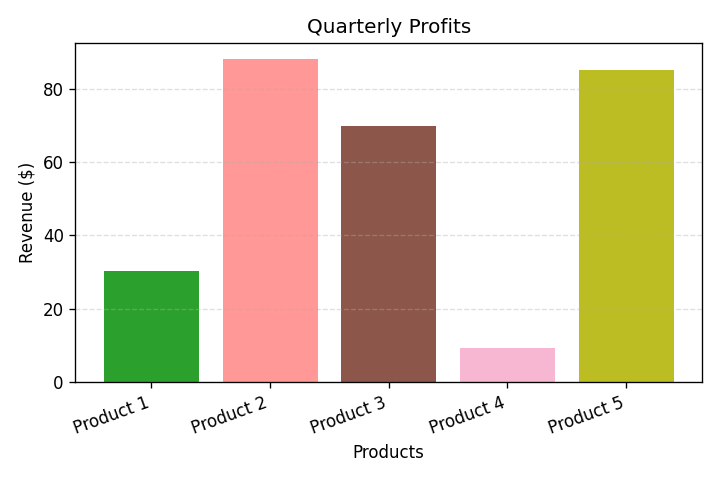
#> input picture data/raw/bar_charts/chart_0005.png, 720 x 480 px
$ python -i image_utils.py   (imports and definitions only)
#> lines starting #> are read from the running program, lines starting #| are printed output that depends on the picture
# src/preprocessing/image_utils.py
import cv2
import numpy as np


class ImagePreprocessor:
    def __init__(self):
        pass

    def load_image(self, image_path):
        """Load và convert sang RGB"""
#> called with image_path = '../../data/raw/bar_charts/chart_0005.png'
        img = cv2.imread(image_path)
#> img is the input picture: shape (480, 720, 3); mean B, G, R 203, 220.4, 230.3
        img = cv2.cvtColor(img, cv2.COLOR_BGR2RGB)
        return img

    def remove_noise(self, image):
        """Giảm noise"""
        # Gaussian blur
        denoised = cv2.GaussianBlur(image, (5, 5), 0)
        return denoised

    def enhance_contrast(self, image):
        """Tăng contrast"""
        lab = cv2.cvtColor(image, cv2.COLOR_RGB2LAB)
        l_channel, a, b = cv2.split(lab)

        # Apply CLAHE (Contrast Limited Adaptive Histogram Equalization)
        clahe = cv2.createCLAHE(clipLimit=3.0, tileGridSize=(8, 8))
        l_channel = clahe.apply(l_channel)

        enhanced = cv2.merge([l_channel, a, b])
        enhanced = cv2.cvtColor(enhanced, cv2.COLOR_LAB2RGB)
        return enhanced

    def binarize(self, image, method="otsu"):
        """Chuyển sang ảnh binary"""
        gray = cv2.cvtColor(image, cv2.COLOR_RGB2GRAY)

        if method == "otsu":
            _, binary = cv2.threshold(gray, 0, 255, cv2.THRESH_BINARY + cv2.THRESH_OTSU)
        elif method == "adaptive":
            binary = cv2.adaptiveThreshold(
                gray, 255, cv2.ADAPTIVE_THRESH_GAUSSIAN_C, cv2.THRESH_BINARY, 11, 2
            )
        return binary

    def detect_edges(self, image):
        """Phát hiện cạnh"""
        gray = cv2.cvtColor(image, cv2.COLOR_RGB2GRAY)
        edges = cv2.Canny(gray, 50, 150)
        return edges

    def preprocess_pipeline(self, image_path):
        """Full preprocessing pipeline"""
        img = self.load_image(image_path)
        img = self.remove_noise(img)
        img = self.enhance_contrast(img)
        return img

    def enhance_for_ocr(self, image):
        """
        CẢI THIỆN: Cải thiện image quality cho OCR
        Tăng contrast, denoise và sharpen để OCR chính xác hơn
        """
        # 1. Tăng contrast với CLAHE
        lab = cv2.cvtColor(image, cv2.COLOR_RGB2LAB)
#> lab: shape (480, 720, 3); mean of channels 0, 1, 2 225.2, 130, 138.1
        l_channel, a, b = cv2.split(lab)
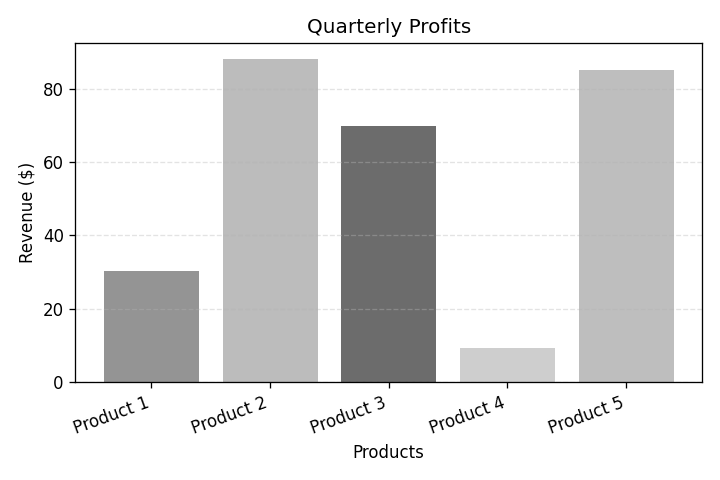
#> l_channel: shape (480, 720); min 0, max 255, mean 225.2
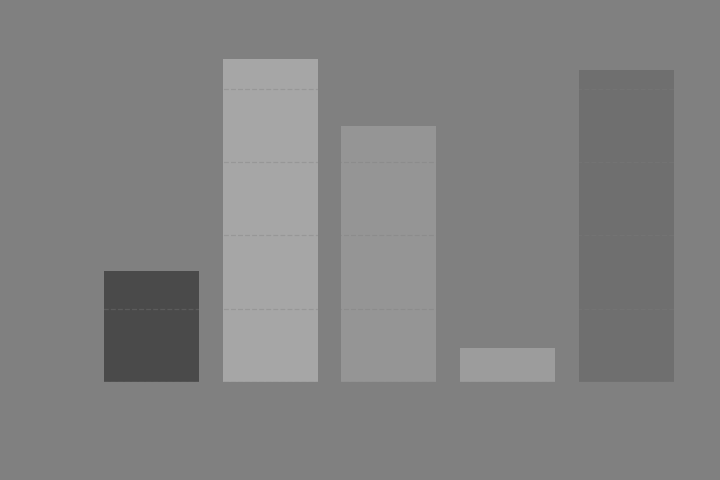
#> a: shape (480, 720); min 74, max 166, mean 130
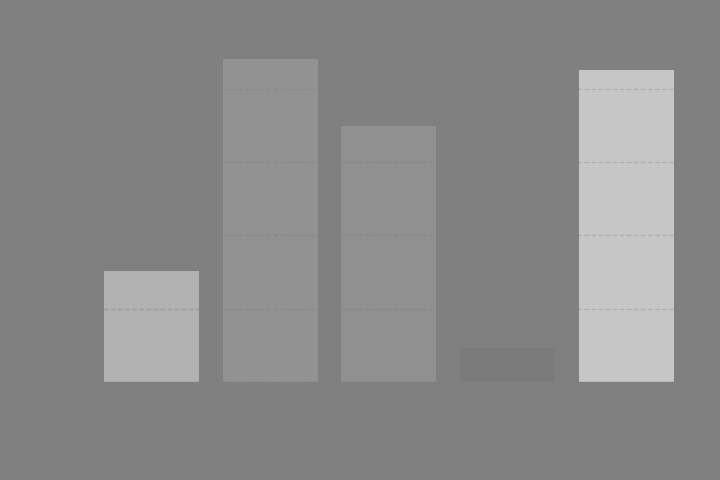
#> b: shape (480, 720); min 123, max 198, mean 138.1

        clahe = cv2.createCLAHE(clipLimit=2.0, tileGridSize=(8, 8))
        l_channel = clahe.apply(l_channel)

        enhanced = cv2.merge([l_channel, a, b])
#> enhanced: shape (480, 720, 3); mean of channels 0, 1, 2 224.7, 130, 138.1
        enhanced = cv2.cvtColor(enhanced, cv2.COLOR_LAB2RGB)

        # 2. Denoise để giảm noise
        denoised = cv2.fastNlMeansDenoisingColored(enhanced, None, 10, 10, 7, 21)

        # 3. Sharpen để làm rõ text (tùy chọn, có thể bỏ qua nếu làm mờ quá)
        kernel = np.array([[-1, -1, -1], [-1, 9, -1], [-1, -1, -1]])
        sharpened = cv2.filter2D(denoised, -1, kernel)
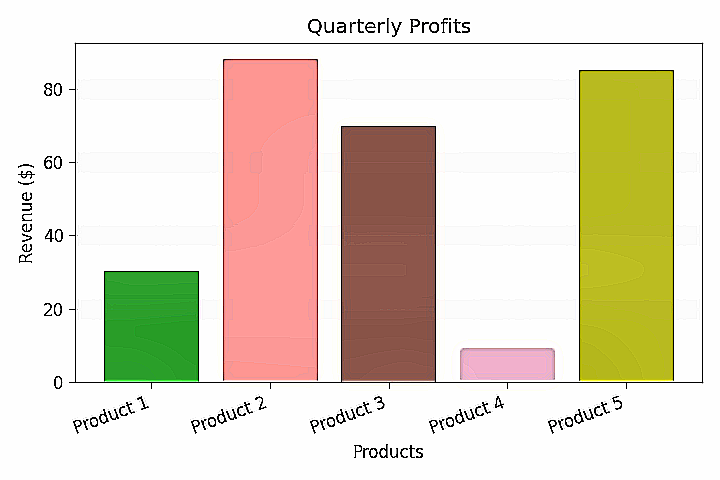
#> sharpened: shape (480, 720, 3); mean R, G, B 228.1, 218.6, 201.2

        return sharpened

    def preprocess_for_ocr(self, image_path):
        """
        CẢI THIỆN: Pipeline preprocessing tối ưu cho OCR
        """
        img = self.load_image(image_path)
        img = self.enhance_for_ocr(img)
        return img

>>> result = ImagePreprocessor().preprocess_for_ocr('../../data/raw/bar_charts/chart_0005.png')

$ run again, on data/raw/bar_charts/chart_0018.png
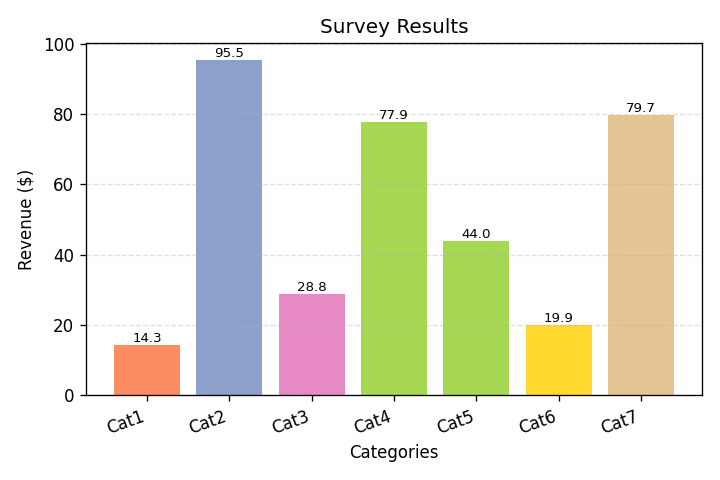
#> input picture data/raw/bar_charts/chart_0018.png, 720 x 480 px
#> in load_image, img is the input picture: shape (480, 720, 3); mean B, G, R 222, 234.1, 233.9
#> lab: shape (480, 720, 3); mean of channels 0, 1, 2 235.6, 126.7, 133.9
#> in enhance_for_ocr, `l_channel, a, b = cv2.split(lab)`:
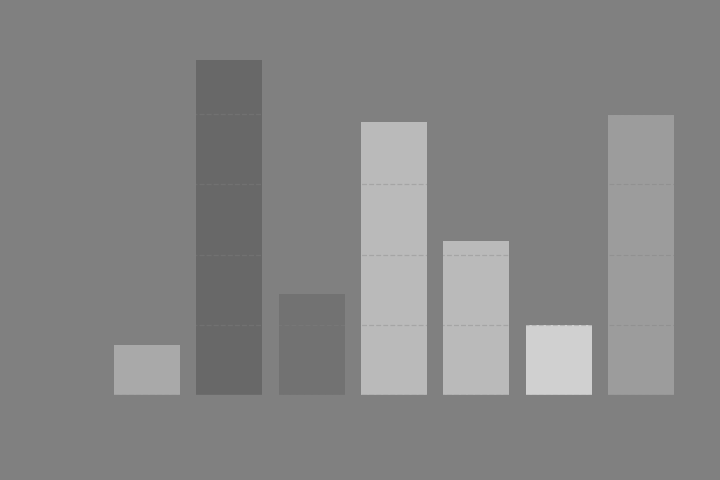
#> b: shape (480, 720); min 104, max 208, mean 133.9
#> in enhance_for_ocr, `sharpened = cv2.filter2D(denoised, -1, kernel)`:
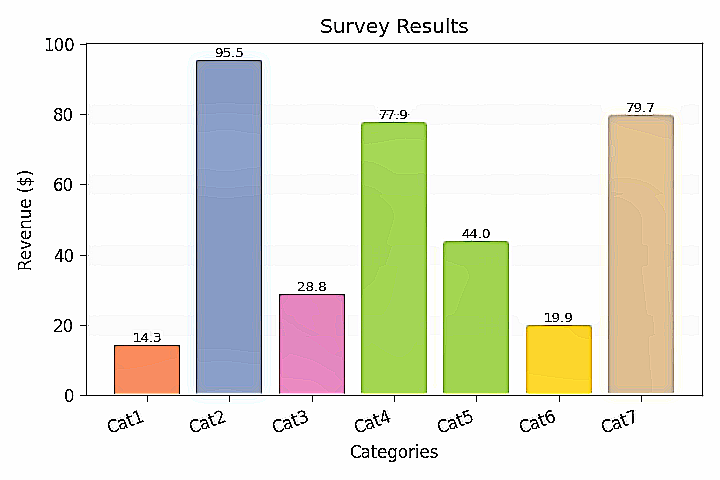
#> sharpened: shape (480, 720, 3); mean R, G, B 231.4, 232, 219.7

$ run again, on data/raw/bar_charts/chart_0022.png
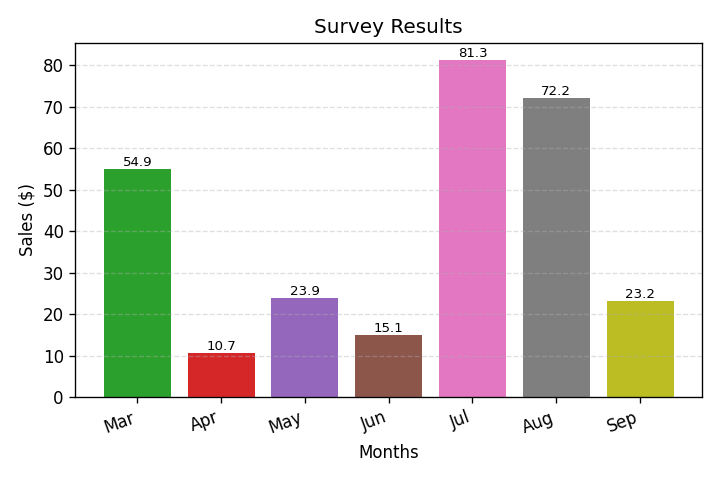
#> input picture data/raw/bar_charts/chart_0022.png, 720 x 480 px
#> in load_image, img is the input picture: shape (480, 720, 3); mean B, G, R 220.4, 222, 226.8
#> lab: shape (480, 720, 3); mean of channels 0, 1, 2 226.6, 130.1, 130
#> in enhance_for_ocr, `l_channel, a, b = cv2.split(lab)`:
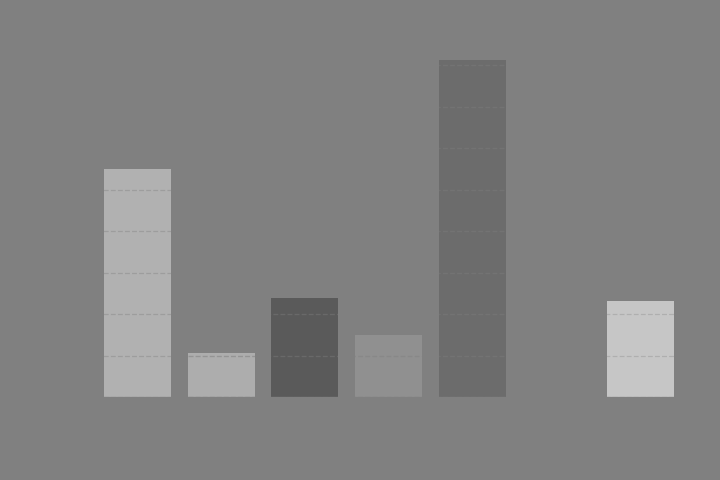
#> b: shape (480, 720); min 90, max 198, mean 130
#> in enhance_for_ocr, `sharpened = cv2.filter2D(denoised, -1, kernel)`:
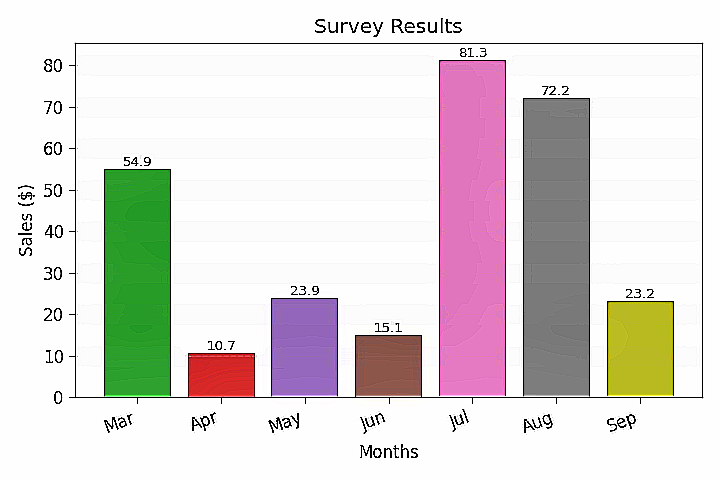
#> sharpened: shape (480, 720, 3); mean R, G, B 224.7, 220, 218.3

$ run again, on data/raw/bar_charts/chart_0032.png
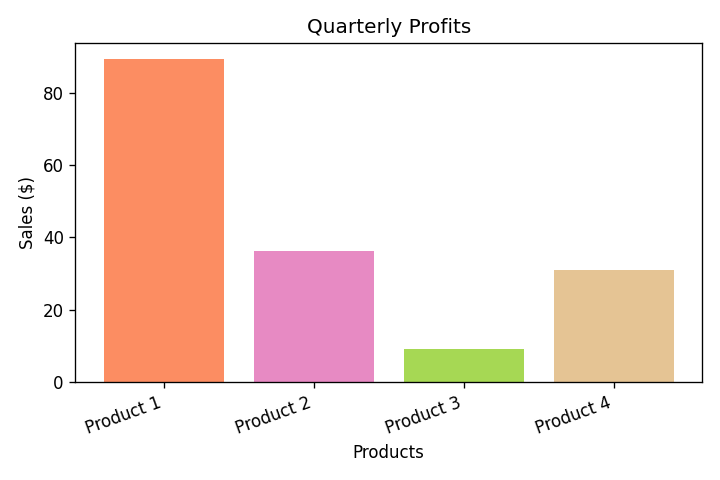
#> input picture data/raw/bar_charts/chart_0032.png, 720 x 480 px
#> in load_image, img is the input picture: shape (480, 720, 3); mean B, G, R 224.6, 230.2, 247.6
#> lab: shape (480, 720, 3); mean of channels 0, 1, 2 236.4, 134, 133.7
#> in enhance_for_ocr, `l_channel, a, b = cv2.split(lab)`:
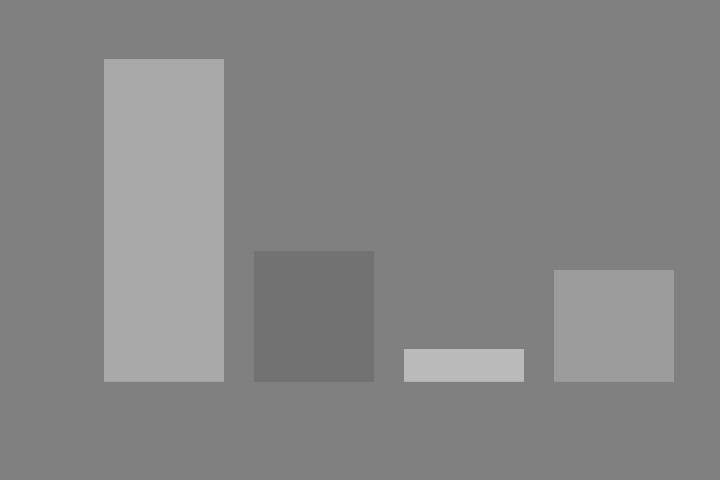
#> b: shape (480, 720); min 114, max 186, mean 133.7
#> in enhance_for_ocr, `sharpened = cv2.filter2D(denoised, -1, kernel)`:
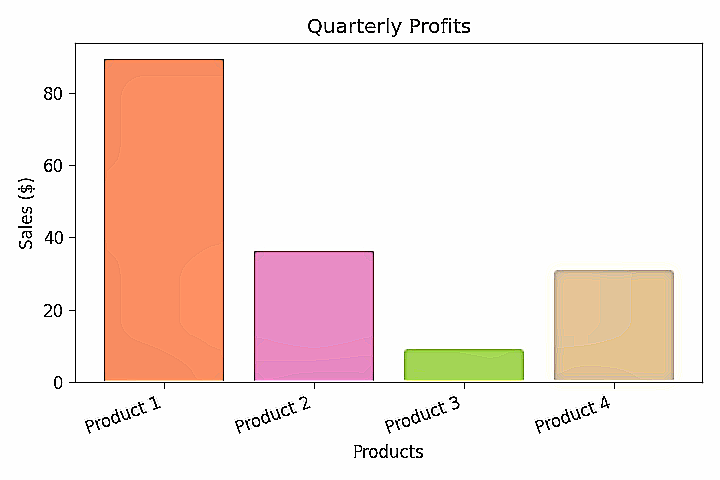
#> sharpened: shape (480, 720, 3); mean R, G, B 246.2, 229.4, 223.8
